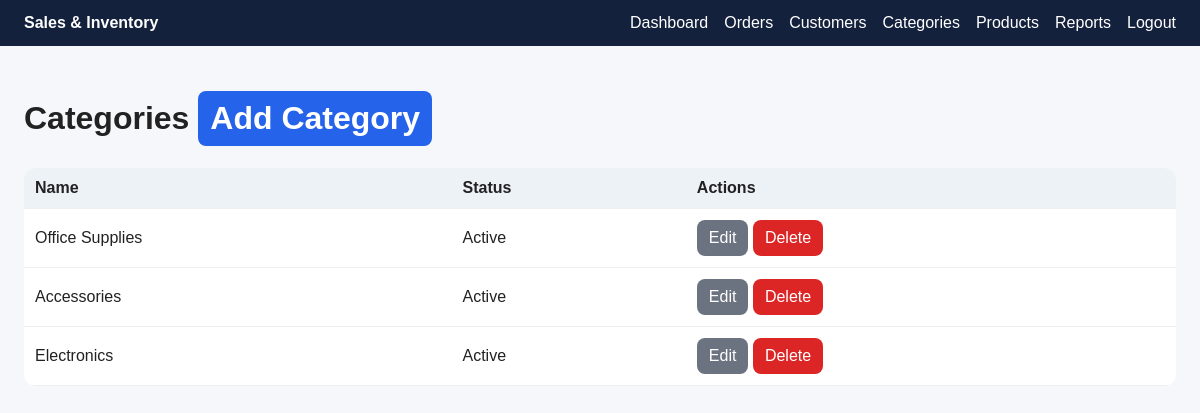
/modules/categories/index.php (signed in), run on the app's committed database.
### tables this page shows
CREATE TABLE IF NOT EXISTS `categories` (
  `id` int NOT NULL AUTO_INCREMENT,
  `category_name` varchar(120) NOT NULL,
  `status` enum('Active','Inactive') DEFAULT 'Active',
  `created_at` timestamp NULL DEFAULT CURRENT_TIMESTAMP,
  PRIMARY KEY (`id`),
  UNIQUE KEY `category_name` (`category_name`)
);

### includes/functions.php (called while the page is built, shortened)
<?php
function e($value)
{
    return htmlspecialchars((string) $value, ENT_QUOTES, 'UTF-8');
}
?>

### modules/categories/index.php (the view, shortened to what this page needs)
<?php require_once '../../config/database.php';
require_once '../../includes/functions.php';
$rows = $pdo->query('SELECT * FROM categories ORDER BY id DESC')->fetchAll();
include '../../includes/header.php'; ?>
<h1>Categories <a class="btn" href="form.php">Add Category</a></h1>
<table>
    <tr>
        <th>Name</th>
        <th>Status</th>
        <th>Actions</th>
    </tr><?php foreach ($rows as $r): ?>
        <tr>
            <td><?= e($r['category_name']) ?></td>
            <td><?= e($r['status']) ?></td>
            <td><a class="btn gray" href="form.php?id=<?= $r['id'] ?>">Edit</a> <a class="btn red"
                    onclick="return confirm('Delete?')" href="?delete=<?= $r['id'] ?>">Delete</a></td>
        </tr><?php endforeach; ?>
</table><?php include '../../includes/footer.php'; ?>

### assets/css/style.css (style rules this page uses)
* { box-sizing: border-box }
body { font-family: Arial, sans-serif; margin: 0; background: #f6f7fb; color: #222 }
table { width: 100%; border-collapse: collapse; background: #fff; border-radius: 12px; overflow: hidden }
th, td { padding: 11px; border-bottom: 1px solid #eee; text-align: left }
th { background: #edf2f7 }
.btn, button { display: inline-block; padding: 9px 12px; border-radius: 8px; background: #2563eb; color: #fff; text-decoration: none; border: 0; cursor: pointer }
.btn.gray { background: #6b7280 }
.btn.red { background: #dc2626 }

### data on the page
categories: category_name "Office Supplies", status "Active"
categories: category_name "Accessories", status "Active"
categories: category_name "Electronics", status "Active"
